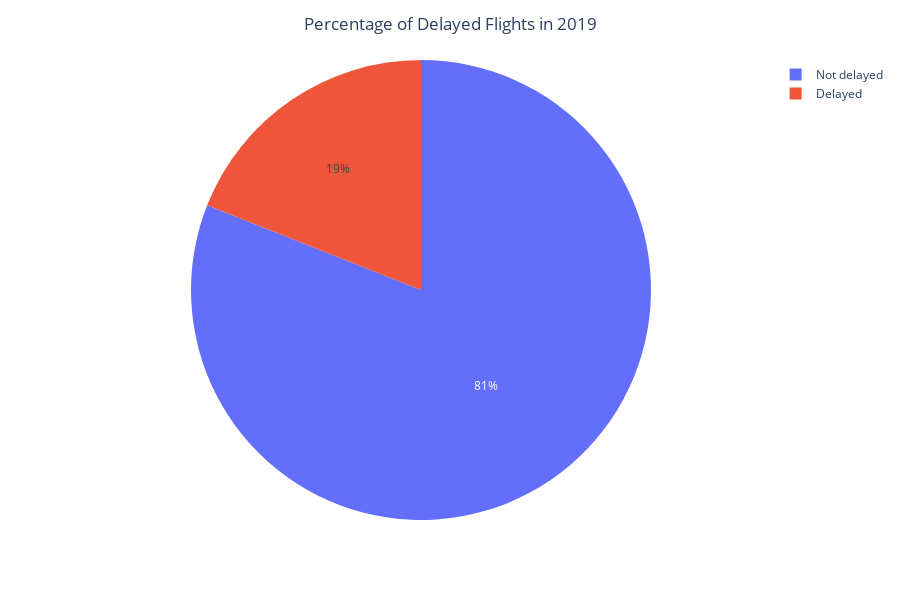

Here is the notebook cell this chart was saved with:
### Markdown cell above
## Delays by Type

### Code cell
df_prov = df.DEP_DEL15.value_counts(normalize=True).reset_index().rename(columns={'index':'Delay', 'DEP_DEL15':'pct'})

df_prov.loc[df_prov['Delay']==0, 'Delay'] = 'Not delayed'
df_prov.loc[df_prov['Delay']==1, 'Delay'] = 'Delayed'
df_prov.pct = round(df_prov.pct, 2)

# plot

fig = px.pie(df_prov,
             values='pct',
             names='Delay',
             color_discrete_sequence=px.colors.qualitative.Plotly, height=600)
fig.update_layout(title_text='Percentage of Delayed Flights in 2019', title_x=0.5)
fig.show()

fig.update_layout({
'plot_bgcolor': 'rgba(0, 0, 0, 0)',
'paper_bgcolor': 'rgba(0, 0, 0, 0)',
})
fig.write_image("images/fig1.png", scale=2)

### Figure 1 — Plotly figure (JSON) as saved in the notebook; plotly's stock layout.template omitted (floating-point values rounded to 4 significant figures)
{"data": [{"domain": {"x": [0, 1], "y": [0, 1]}, "hovertemplate": "Delay=%{label}<br>pct=%{value}<extra></extra>", "labels": ["Not delayed", "Delayed"], "legendgroup": "", "name": "", "showlegend": true, "type": "pie", "values": [0.81, 0.19]}], "layout": {"height": 600, "legend": {"tracegroupgap": 0}, "margin": {"t": 60}, "piecolorway": ["#636EFA", "#EF553B", "#00CC96", "#AB63FA", "#FFA15A", "#19D3F3", "#FF6692", "#B6E880", "#FF97FF", "#FECB52"], "title": {"text": "Percentage of Delayed Flights in 2019", "x": 0.5}}}
